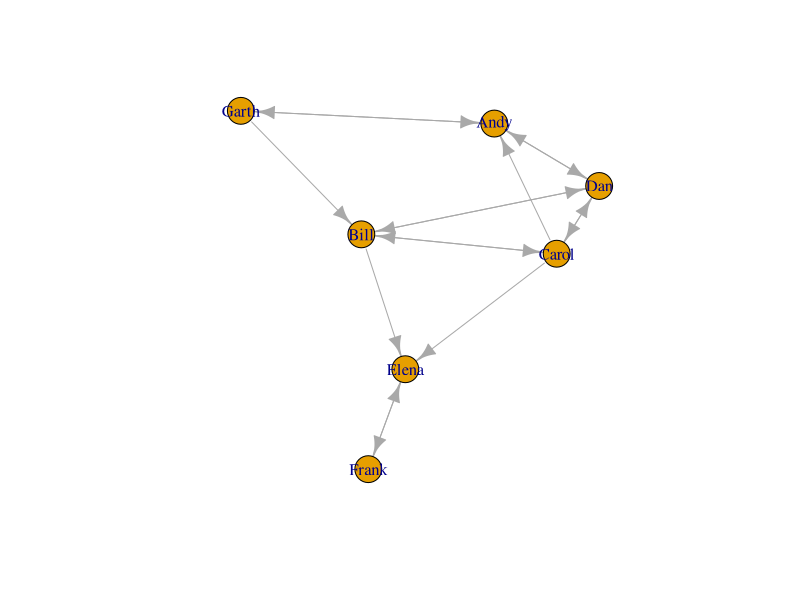

The R source for this figure:
#P5 Write a program to distinguish between a network as a matrix, a network as an edge list, and a network as a sociogram (or “network graph”) using 3 distinct networksrepresentatives of each.

library(igraph)
ng<-graph.formula(Andy++Garth,Garth-+Bill,Bill-+Elena,Elena++Frank,Carol-+Andy,Carol-+Elena,Carol++Dan,Carol++Bill,Dan++Andy,Dan++Bill)
plot(ng)
#A network as a matrix
get.adjacency(ng)
#A network as an edge list
E(ng)
get.adjedgelist(ng,mode="in")